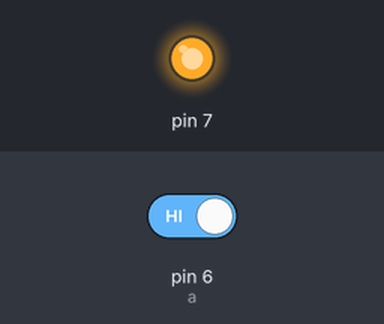
A sketch run on a simulated Arduino Uno, built with avr-gcc and run on an emulated ATmega328P. Parts: output pins drawn as LEDs (lit = HIGH). Inputs (shaded band) come from the test bench; at power-on: pin 6 (a) HIGH. What the sketch prints to the serial monitor is not drawn.

Above: at 1.2 s.
1.3 s: pin 6 (a) driven LOW
At 2.2 s:
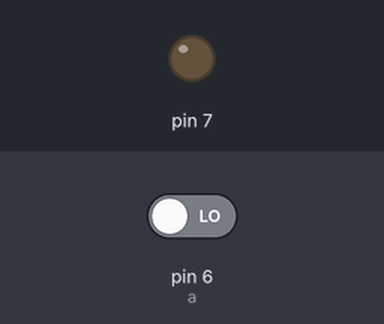
2.8 s: pin 6 (a) driven HIGH
At 3.3 s:
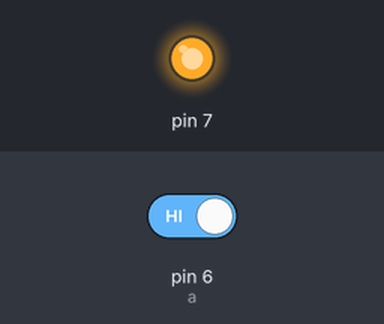
Timing chart, 0 to 5.8 s (numbered marks = the images above; inputs shaded):
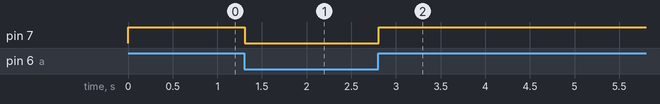

Measured:
- after the input at 1.3 s, pin 7: HIGH → LOW at once
- after the input at 2.8 s, pin 7: LOW → HIGH at once

The sketch:

arudino_led_blink_aryashirude.ino
```cpp
int a=6;
int x;
int led = 7;

void setup()
{
  Serial.begin(9600);
  pinMode(6,INPUT);
  pinMode(7,OUTPUT);
}

void loop()
{
 x=digitalRead(a);
 Serial.println(x);
 if(x == 0)
 {
  digitalWrite(7,LOW);
 }
 else
 {
  digitalWrite(7,HIGH);
 }
}
```
